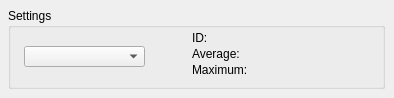
          <widget class="QWidget" name="tab_CPUUsage">
           <attribute name="title">
            <string>CPU Usage</string>
           </attribute>
           <widget class="QGroupBox" name="group_UsageBox">
            <property name="geometry">
             <rect>
              <x>8</x>
              <y>8</y>
              <width>377</width>
              <height>81</height>
             </rect>
            </property>
            <property name="title">
             <string>Settings</string>
            </property>
            <widget class="QComboBox" name="combo_CpuUsage">
             <property name="geometry">
              <rect>
               <x>16</x>
               <y>38</y>
               <width>121</width>
               <height>21</height>
              </rect>
             </property>
            </widget>
            <widget class="QLabel" name="text_CPUUsage_Id">
             <property name="geometry">
              <rect>
               <x>184</x>
               <y>20</y>
               <width>111</width>
               <height>20</height>
              </rect>
             </property>
             <property name="text">
              <string>ID:</string>
             </property>
            </widget>
            <widget class="QLabel" name="text_CPUUsage_Average">
             <property name="geometry">
              <rect>
               <x>184</x>
               <y>36</y>
               <width>111</width>
               <height>20</height>
              </rect>
             </property>
             <property name="text">
              <string>Average:</string>
             </property>
            </widget>
            <widget class="QLabel" name="text_CPUUsage_Maximum">
             <property name="geometry">
              <rect>
               <x>184</x>
               <y>52</y>
               <width>111</width>
               <height>20</height>
              </rect>
             </property>
             <property name="text">
              <string>Maximum:</string>
             </property>
            </widget>
            <widget class="QLabel" name="label_CPUUsage_Id">
             <property name="geometry">
              <rect>
               <x>256</x>
               <y>20</y>
               <width>105</width>
               <height>20</height>
              </rect>
             </property>
             <property name="text">
              <string/>
             </property>
            </widget>
            <widget class="QLabel" name="label_CPUUsage_Maximum">
             <property name="geometry">
              <rect>
               <x>256</x>
               <y>52</y>
               <width>105</width>
               <height>20</height>
              </rect>
             </property>
             <property name="text">
              <string/>
             </property>
            </widget>
            <widget class="QLabel" name="label_CPUUsage_Average">
             <property name="geometry">
              <rect>
               <x>256</x>
               <y>36</y>
               <width>105</width>
               <height>20</height>
              </rect>
             </property>
             <property name="text">
              <string/>
             </property>
            </widget>
           </widget>
          </widget>
